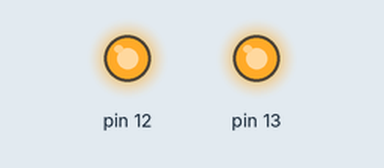
Bench run of a sketch on a simulated Arduino Uno, built with avr-gcc and run on an emulated ATmega328P. Parts: output pins drawn as LEDs (lit = HIGH).

Above: at 0.5 s.
At 1.5 s:
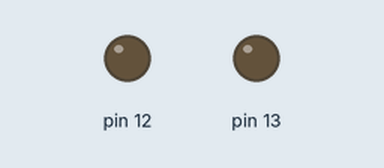
At 2.2 s:
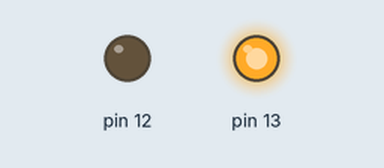
At 3.2 s:
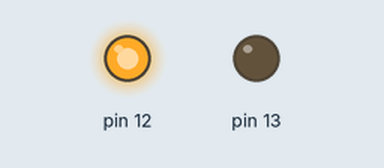
Timing chart, 0 to 5.2 s (numbered marks = the images above):
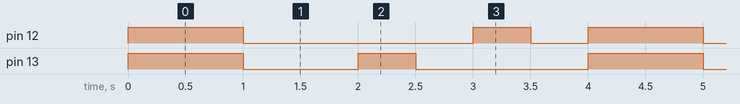

The sketch:

BlinkCANSAT1.ino
```cpp
/*
  Blink

  Turns an LED on for one second, then off for one second, repeatedly.

  Most Arduinos have an on-board LED you can control. On the UNO, MEGA and ZERO
  it is attached to digital pin 13, on MKR1000 on pin 6. LED_BUILTIN is set to
  the correct LED pin independent of which board is used.
  If you want to know what pin the on-board LED is connected to on your Arduino
  model, check the Technical Specs of your board at:

*/

// This turns both LED's ON and then OFF for 1 sec. Then the first LED is ON while the other is OFF. This will loop forever.

// the setup function runs once when you press reset or power the board
void setup() {
  // initialize digital pin LED_BUILTIN as an output.
  pinMode(13, OUTPUT);
  pinMode(12, OUTPUT);

}

// the loop function runs over and over again forever

void loop()
{
  digitalWrite(13, 1);   // turn the LED on (HIGH is the voltage level)
  digitalWrite(12, 1);   // turn the LED on (HIGH is the voltage level)
   delay(1000);
  digitalWrite(13, 0);   // turn the LED on (HIGH is the voltage level)
  digitalWrite(12, 0);   // turn the LED on (HIGH is the voltage level)
   delay(1000);
  digitalWrite(13, 1);   // turn the LED on (HIGH is the voltage level)
  delay(500);                       // wait for a second
  digitalWrite(13, 0);    // turn the LED off by making the voltage LOW
  delay(500);                       // wait for a second
  digitalWrite(12, 1);    // turn the LED off by making the voltage LOW
  delay(500);
  digitalWrite(12, 0);    // turn the LED off by making the voltage LOW
  delay(500);
}
```

Measured:
- by itself, pin 12: repeats every 4.0 s: LOW 2.0 s, HIGH 0.50 s, LOW 0.50 s, HIGH 1.0 s
- by itself, pin 13: repeats every 4.0 s: LOW 1.0 s, HIGH 0.50 s, LOW 1.5 s, HIGH 1.0 s
- by itself, everything shown: repeats every 4.0 s, in 6 steps
